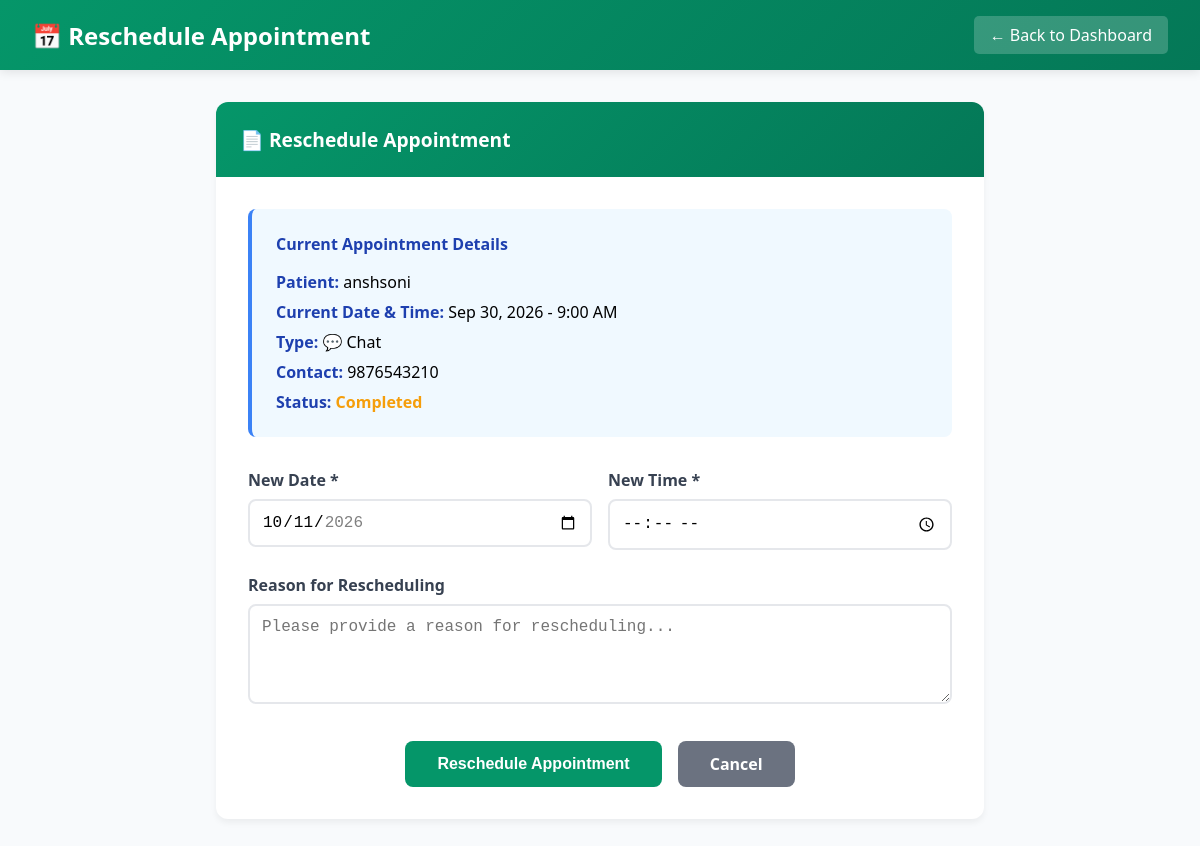
Page /dashboard/reschedule-appointment.php?id=7 (signed in) on the committed database.
### tables this page shows
CREATE TABLE "appointments" (
            id INTEGER PRIMARY KEY AUTOINCREMENT,
            patient_id INTEGER NOT NULL,
            doctor_id INTEGER NOT NULL,
            appointment_date DATETIME NOT NULL,
            appointment_type TEXT DEFAULT 'chat' CHECK(appointment_type IN ('chat', 'video', 'in-person', 'both')),
            status TEXT DEFAULT 'pending' CHECK(status IN ('pending','confirmed','completed','cancelled','in-progress')),
            notes TEXT,
            symptoms TEXT,
            fee DECIMAL(10,2),
            payment_status TEXT DEFAULT 'pending' CHECK(payment_status IN ('pending','paid','refunded')),
            consultation_link TEXT,
            confirmed_at DATETIME,
            cancelled_at DATETIME,
            cancellation_reason TEXT,
            reschedule_reason TEXT,
            rescheduled_at DATETIME,
            created_at DATETIME DEFAULT CURRENT_TIMESTAMP, payment_method TEXT DEFAULT NULL, transaction_id TEXT DEFAULT NULL, consultation_fee REAL DEFAULT 0.0, medicine_fee REAL DEFAULT 0.0, total_amount REAL DEFAULT 0.0,
            FOREIGN KEY (patient_id) REFERENCES patients(id) ON DELETE CASCADE,
            FOREIGN KEY (doctor_id) REFERENCES doctors(id) ON DELETE CASCADE
        );

CREATE TABLE patients (
            id INTEGER PRIMARY KEY AUTOINCREMENT,
            user_id INTEGER NOT NULL,
            name TEXT NOT NULL,
            age INTEGER,
            gender TEXT CHECK(gender IN ('male','female','other')),
            contact TEXT,
            email TEXT,
            address TEXT,
            medical_history TEXT,
            emergency_contact TEXT,
            blood_type TEXT,
            allergies TEXT,
            profile_picture TEXT,
            created_at DATETIME DEFAULT CURRENT_TIMESTAMP, profile_photo TEXT DEFAULT NULL,
            FOREIGN KEY (user_id) REFERENCES users(id) ON DELETE CASCADE
        );

### dashboard/reschedule-appointment.php (the view, shortened to what this page needs)
<?php
require_once __DIR__ . '/../includes/db.php';
$appointment_id = filter_var($_GET['id'], FILTER_VALIDATE_INT);
$current_user = current_user();
$doctor_user_id = $current_user['id'];
try {
    $stmt = $db->prepare("SELECT id FROM doctors WHERE user_id = ?");
    $stmt->execute([$doctor_user_id]);
    $doctor = $stmt->fetch(PDO::FETCH_ASSOC);
    $stmt = $db->prepare("
        SELECT a.*, p.name as patient_name, p.contact
        FROM appointments a
        JOIN patients p ON p.id = a.patient_id
        WHERE a.id = ? AND a.doctor_id = ?
    ");
    $stmt->execute([$appointment_id, $doctor['id']]);
    $appointment = $stmt->fetch(PDO::FETCH_ASSOC);
} catch (Exception $e) {
    $error = "Error processing request: " . $e->getMessage();
}
function safe_display($value, $default = '') {
    return htmlspecialchars($value ?? $default, ENT_QUOTES, 'UTF-8');
}
?>
<!DOCTYPE html>
<html lang="en">
<head>
</head>
<body>
    <div class="navbar">
        <h1>📅 Reschedule Appointment</h1>
        <a href="doctor.php" class="back-btn">← Back to Dashboard</a>
    </div>
    <div class="container">
        <div class="card">
            <div class="card-header">
                📄 Reschedule Appointment
            </div>
            <div class="card-content">
                <div class="current-appointment">
                    <h4 style="margin-bottom: 1rem; color: #1e40af;">Current Appointment Details</h4>
                    <div class="appointment-info">
                        <p><strong>Patient:</strong> <?= safe_display($appointment['patient_name']) ?></p>
                        <p><strong>Current Date & Time:</strong> <?= date('M d, Y - g:i A', strtotime($appointment['appointment_date'])) ?></p>
                        <p><strong>Type:</strong> <?= $appointment['appointment_type'] === 'video' ? '📹 Video Call' : '💬 Chat' ?></p>
                        <p><strong>Contact:</strong> <?= safe_display($appointment['contact']) ?></p>
                        <p><strong>Status:</strong> <span style="color: #f59e0b; font-weight: 600;"><?= ucfirst($appointment['status']) ?></span></p>
                    </div>
                </div>
                <form method="POST" id="rescheduleForm">
                    <div class="form-row">
                        <div class="form-group">
                            <label class="form-label" for="new_date">New Date *</label>
                            <input type="date"
                                   id="new_date"
                                   name="new_date"
                                   class="form-input"
                                   min="<?= date('Y-m-d') ?>"
                                   max="<?= date('Y-m-d', strtotime('+30 days')) ?>"
                                   value="<?= $_POST['new_date'] ?? '' ?>"
                                   required>
                        </div>
                        <div class="form-group">
                            <label class="form-label" for="new_time">New Time *</label>
                            <input type="time"
                                   id="new_time"
                                   name="new_time"
                                   class="form-input"
                                   value="<?= $_POST['new_time'] ?? '' ?>"
                                   required>
                        </div>
                    </div>
                    <div class="form-group">
                        <label class="form-label" for="reason">Reason for Rescheduling</label>
                        <textarea id="reason"
                                  name="reason"
                                  class="form-textarea"
                                  placeholder="Please provide a reason for rescheduling..."><?= safe_display($_POST['reason'] ?? '') ?></textarea>
                    </div>
                    <div class="button-group">
                        <button type="submit" class="btn btn-primary" id="submitBtn">
                            Reschedule Appointment
                        </button>
                        <a href="doctor.php" class="btn btn-secondary">Cancel</a>
                    </div>
                </form>
            </div>
        </div>
    </div>
</body>
</html>

### dashboard/reschedule-appointment.php (style rules this page uses)
* { margin: 0; padding: 0; box-sizing: border-box; }
body { font-family: 'Segoe UI', Tahoma, Geneva, Verdana, sans-serif; background: #f8fafc; }
.navbar { background: linear-gradient(135deg, #059669 0%, #047857 100%); padding: 1rem 2rem; color: white; display: flex; justify-content: space-between; align-items: center; box-shadow: 0 2px 10px rgba(0,0,0,0.1); }
.navbar h1 { font-size: 1.5rem; }
.back-btn { background: rgba(255,255,255,0.2); color: white; border: none; padding: 0.5rem 1rem; border-radius: 5px; text-decoration: none; transition: background 0.3s; }
.container { max-width: 800px; margin: 2rem auto; padding: 0 1rem; }
.card { background: white; border-radius: 12px; box-shadow: 0 4px 6px rgba(0,0,0,0.05); overflow: hidden; margin-bottom: 2rem; }
.card-header { background: linear-gradient(135deg, #059669 0%, #047857 100%); color: white; padding: 1.5rem; font-weight: 600; font-size: 1.2rem; }
.card-content { padding: 2rem; }
.current-appointment { background: #f0f9ff; padding: 1.5rem; border-radius: 8px; border-left: 4px solid #3b82f6; margin-bottom: 2rem; }
.appointment-info { display: grid; gap: 0.5rem; }
.appointment-info p { margin: 0; }
.appointment-info strong { color: #1e40af; font-weight: 600; }
.form-group { margin-bottom: 1.5rem; }
.form-label { display: block; margin-bottom: 0.5rem; font-weight: 600; color: #374151; }
.form-input, .form-textarea { width: 100%; padding: 0.75rem; border: 2px solid #e5e7eb; border-radius: 8px; font-size: 1rem; transition: border-color 0.3s, box-shadow 0.3s; }
.form-textarea { height: 100px; resize: vertical; }
.form-row { display: grid; grid-template-columns: 1fr 1fr; gap: 1rem; }
.btn { padding: 0.75rem 2rem; border: none; border-radius: 8px; font-weight: 600; text-decoration: none; cursor: pointer; transition: all 0.3s; font-size: 1rem; display: inline-block; text-align: center; }
.btn-primary { background: #059669; color: white; }
.btn-secondary { background: #6b7280; color: white; }
.button-group { display: flex; gap: 1rem; justify-content: center; margin-top: 2rem; }

### rows in the picture
appointments: patient.name "anshsoni", appointment_date "Sep 30, 2026 - 9:00 AM", patient.contact "9876543210", status "Completed"
